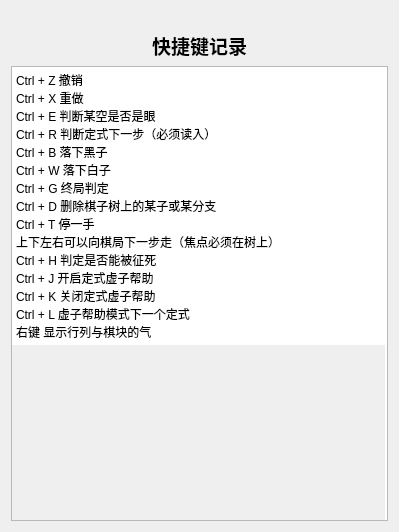
<?xml version="1.0" encoding="UTF-8"?>
<ui version="4.0">
 <class>HelpPage</class>
 <widget class="QWidget" name="HelpPage">
  <property name="geometry">
   <rect>
    <x>0</x>
    <y>0</y>
    <width>399</width>
    <height>532</height>
   </rect>
  </property>
  <property name="windowTitle">
   <string>Form</string>
  </property>
  <layout class="QVBoxLayout" name="verticalLayout">
   <item>
    <spacer name="verticalSpacer">
     <property name="orientation">
      <enum>Qt::Vertical</enum>
     </property>
     <property name="sizeType">
      <enum>QSizePolicy::Fixed</enum>
     </property>
     <property name="sizeHint" stdset="0">
      <size>
       <width>20</width>
       <height>20</height>
      </size>
     </property>
    </spacer>
   </item>
   <item>
    <widget class="QLabel" name="label">
     <property name="font">
      <font>
       <pointsize>14</pointsize>
       <bold>true</bold>
      </font>
     </property>
     <property name="text">
      <string>快捷键记录</string>
     </property>
     <property name="alignment">
      <set>Qt::AlignCenter</set>
     </property>
    </widget>
   </item>
   <item>
    <widget class="QPlainTextEdit" name="plainTextEdit">
     <property name="enabled">
      <bool>true</bool>
     </property>
     <property name="lineWidth">
      <number>1</number>
     </property>
     <property name="tabChangesFocus">
      <bool>false</bool>
     </property>
     <property name="readOnly">
      <bool>true</bool>
     </property>
     <property name="plainText">
      <string>Ctrl + Z 撤销
Ctrl + X 重做
Ctrl + E 判断某空是否是眼
Ctrl + R 判断定式下一步（必须读入）
Ctrl + B 落下黑子
Ctrl + W 落下白子
Ctrl + G 终局判定
Ctrl + D 删除棋子树上的某子或某分支
Ctrl + T 停一手
上下左右可以向棋局下一步走（焦点必须在树上）
Ctrl + H 判定是否能被征死
Ctrl + J 开启定式虚子帮助
Ctrl + K 关闭定式虚子帮助
Ctrl + L 虚子帮助模式下一个定式
右键 显示行列与棋块的气</string>
     </property>
     <property name="backgroundVisible">
      <bool>true</bool>
     </property>
     <property name="centerOnScroll">
      <bool>false</bool>
     </property>
    </widget>
   </item>
  </layout>
 </widget>
 <resources/>
 <connections/>
</ui>
